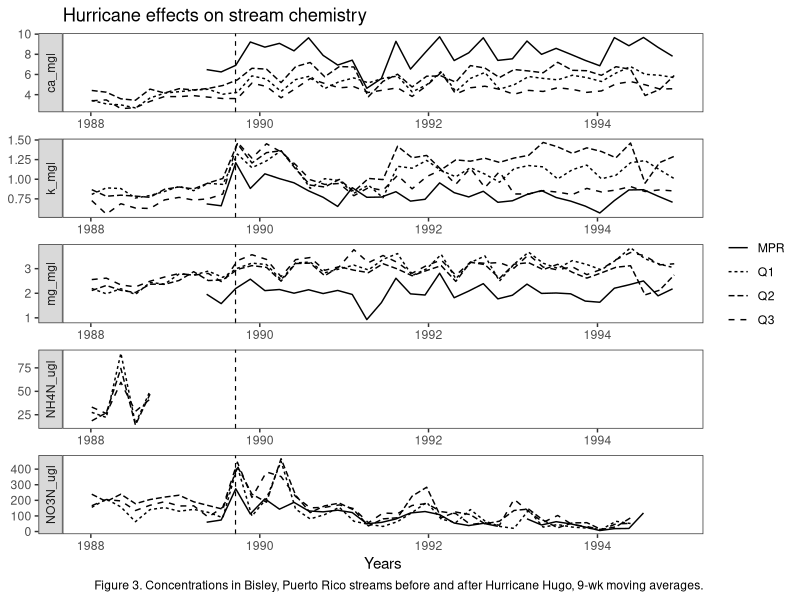

Generate this figure with R:
## ---- chunk 1

library(tidyverse)
figure3 <- read_csv("output/clean_data.csv")
## ---- chunk 2
ggplot(
  data = figure3, # reading the clean data csv in output
  mapping = aes(
    # gives the x-axis, y-axis, and the line by site location for each chemical ion
    x = Sample_Date,
    y = concentration,
    linetype = site
  )
) +
  ggtitle(
    "Hurricane effects on stream chemistry" # title from the article to give reference on what the figure is about
  ) +
  geom_line() +
  geom_vline(
    # to show reference line as shown in original figure which depicts the start of the distrubance
    xintercept = ymd("1989-09-18"), # hurricane hugo date formation
    linetype = "dashed", # dash line for the separation
    linewidth = 0.4
  ) +
  labs(
    x = "Years",
    y = NULL,
    caption = "Figure 3. Concentrations in Bisley, Puerto Rico streams before and after Hurricane Hugo, 9-wk moving averages."
  ) +
  facet_wrap(
    ~ion,
    ncol = 1,
    scales = "free",
    strip.position = "left",
    nrow = 5
  ) + # frees up the scaling for each ion since the units are differnet and so are the concentration levels
  theme_bw() + # black and white to match the original
  theme(
    legend.title = element_blank() # original did not have a legend title
  ) +
  theme(
    panel.grid.major = element_blank(), # remove major grid lines for cleaner look
    panel.grid.minor = element_blank() # remove minor grid lines for sleekness
  )
